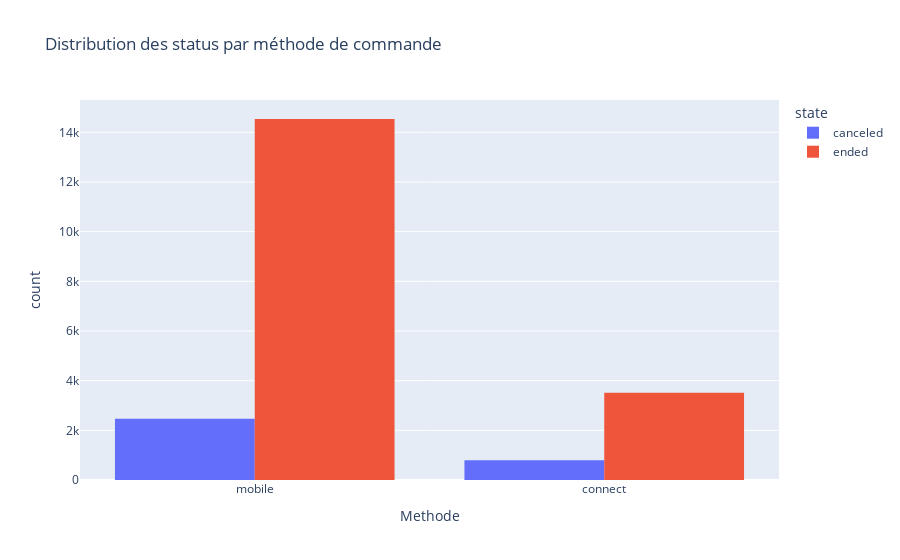

The notebook cell this image was saved under:
### Code cell
fig = px.histogram(df, x='checkin_type', color='state', barmode="group", title="Distribution des status par méthode de commande", labels={"checkin_type":"Methode"})
fig.show()

### Figure 1 — Plotly figure (JSON) as saved in the notebook; plotly's stock layout.template omitted (floating-point values rounded to 4 significant figures; data arrays with more than 128 entries replaced by an {"elided": "..."} marker saying what was removed)
{"data": [{"alignmentgroup": "True", "bingroup": "x", "hovertemplate": "state=canceled<br>Methode=%{x}<br>count=%{y}<extra></extra>", "legendgroup": "canceled", "marker": {"color": "#636efa", "pattern": {"shape": ""}}, "name": "canceled", "offsetgroup": "canceled", "orientation": "v", "showlegend": true, "type": "histogram", "x": {"elided": "3265 str values"}, "xaxis": "x", "yaxis": "y"}, {"alignmentgroup": "True", "bingroup": "x", "hovertemplate": "state=ended<br>Methode=%{x}<br>count=%{y}<extra></extra>", "legendgroup": "ended", "marker": {"color": "#EF553B", "pattern": {"shape": ""}}, "name": "ended", "offsetgroup": "ended", "orientation": "v", "showlegend": true, "type": "histogram", "x": {"elided": "18045 str values"}, "xaxis": "x", "yaxis": "y"}], "layout": {"barmode": "group", "legend": {"title": {"text": "state"}, "tracegroupgap": 0}, "title": {"text": "Distribution des status par méthode de commande"}, "xaxis": {"anchor": "y", "domain": [0, 1], "title": {"text": "Methode"}}, "yaxis": {"anchor": "x", "domain": [0, 1], "title": {"text": "count"}}}}
